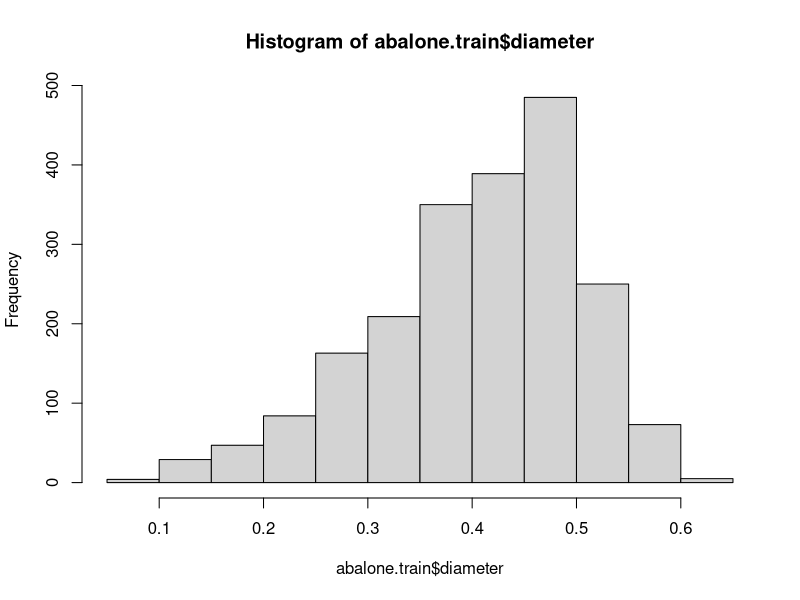

This chart was generated by the following R code: (Note: this script raises an error after producing the figure.)
## ---- chunk 1
knitr::opts_chunk$set(echo = TRUE)
.libPaths("H:/R")
## ---- chunk 2
abalone <- read.csv("abalone.csv")
## ---- chunk 3
train.idx <- sample(nrow(abalone), 0.5*nrow(abalone))
abalone.train <- abalone[train.idx, ]
abalone.test  <- abalone[-train.idx, ] ## note the negative indexing to REMOVE instances!
## ---- chunk 4
 summary(abalone.train)
## ---- chunk 5
hist(abalone.train$diameter)
## ---- chunk 6
cor(abalone.train)
